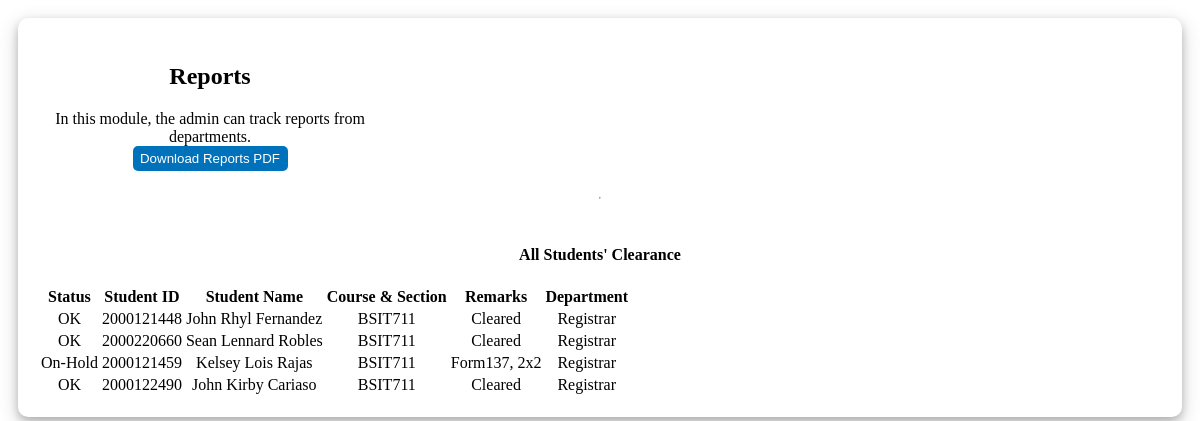
Page /admin_side/php_page_contents/php_reports.php on the earlier database version.
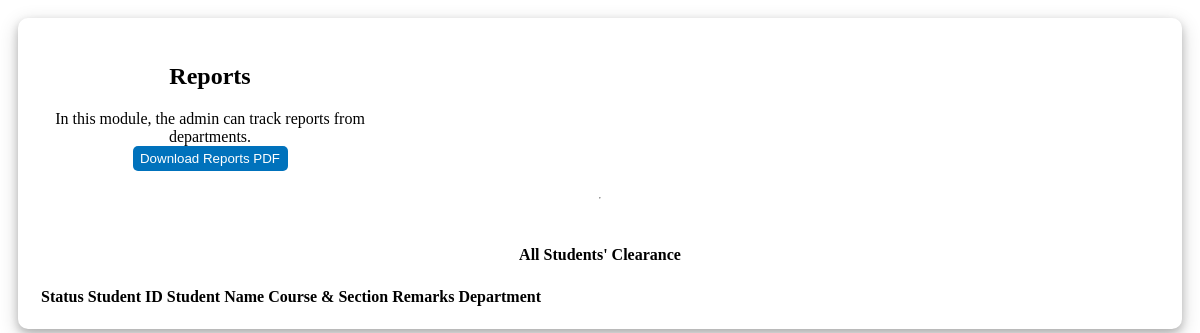
Same page on the later database version.
### tables this page shows
CREATE TABLE `tbl_cleared` (
  `id` int(11) NOT NULL,
  `status` varchar(255) NOT NULL,
  `student_id` bigint(20) NOT NULL,
  `last_name` varchar(255) NOT NULL,
  `first_name` varchar(255) NOT NULL,
  `course_code` varchar(255) NOT NULL,
  `section` int(11) NOT NULL,
  `remarks` varchar(255) NOT NULL,
  `department` varchar(255) NOT NULL,
  `type` varchar(255) NOT NULL,
  `email` varchar(255) NOT NULL,
  `password` varchar(255) NOT NULL,
  `school_year` varchar(255) NOT NULL,
  `semester` varchar(255) NOT NULL
);

### admin_side/php_page_contents/php_reports.php (the view, shortened to what this page needs)
<?php
include('conn.php');
?>
<!DOCTYPE html>
<html lang="en">
<head>
    <link href='https://unpkg.com/boxicons@2.1.4/css/boxicons.min.css' rel='stylesheet'>
    <link rel="stylesheet" href="css/php_dashboard.css">
</head>
<body>
    <div class="reports_box">
        <div class="box">
            <form action="login_using_msO365/export_pdf.php" method="POST">
                <h2 class="acad_info">Reports</h2>
                <label class="sy_sem_maintenance">In this module, the admin can track reports from departments.</label>
                <input type="submit" name="submit" class="btn" value="Download Reports PDF" />
            </form>
            <br>
            <hr>
            <br>
            <?php $reports = mysqli_query($db, "SELECT status, student_id, CONCAT(first_name, ' ', last_name) AS full_name, CONCAT(course_code, section) AS course_section, remarks, department FROM tbl_cleared"); ?>
            <div class="sy_sem_container">
                <h4><?php echo "All Students' Clearance"; ?></h4>
                <table id="report-table-body" class="sy_sem_table">
                    <thead>
                        <tr>
                            <th>Status</th>
                            <th>Student ID</th>
                            <th>Student Name</th>
                            <th>Course & Section</th>
                            <th>Remarks</th>
                            <th>Department</th>
                        </tr>
                    </thead>
                    <?php while ($row = mysqli_fetch_array($reports)) { ?>
                        <tbody>
                            <tr>
                                <td><?php echo $row['status']; ?></td>
                                <td><?php echo $row['student_id']; ?></td>
                                <td><?php echo $row['full_name']; ?></td>
                                <td><?php echo $row['course_section']; ?></td>
                                <td><?php echo $row['remarks']; ?></td>
                                <td><?php echo $row['department']; ?></td>
                            </tr>
                        </tbody>
                    <?php } ?>
                </table>
            </div>
        </div>
    </div>
</body>
</html>

### css/php_dashboard.css (style rules this page uses)
.reports_box { display: flex; width: 100%; }
.box { display: flex; flex-direction: column; text-align: center; width: 100%; height: auto; max-height: 80%; margin: 10px; padding: 20px 20px 20px 20px; border-radius: 10px; box-shadow: 0 4px 8px 0 rgba(0, 0, 0, 0.2), 0 6px 20px 0 rgba(0, 0, 0, 0.19); }
form { display: grid; place-items: center; width: 100%; max-width: 21.5em; margin-top: 5px; }
.btn { width: 155px; max-width: 9.6875; padding: 5px; color: white; background-color: #0072bc; border: none; border-radius: 5px; transition: background-color 0.3s ease; }

Differences in the rows shown:
removed tbl_cleared: status "OK", student "2000121448", full_name "John Rhyl Fernandez", course_section "BSIT711", remarks "Cleared", department "Registrar"
removed tbl_cleared: status "OK", student "2000220660", full_name "Sean Lennard Robles", course_section "BSIT711", remarks "Cleared", department "Registrar"
removed tbl_cleared: status "On-Hold", student "2000121459", full_name "Kelsey Lois Rajas", course_section "BSIT711", remarks "Form137, 2x2", department "Registrar"
removed tbl_cleared: status "OK", student "2000122490", full_name "John Kirby Cariaso", course_section "BSIT711", remarks "Cleared", department "Registrar"
